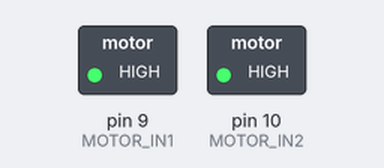
A sketch run on a simulated Arduino Uno, built with avr-gcc and run on an emulated ATmega328P. Parts: switched loads named in the sketch (green lamp = pin HIGH). What the sketch prints to the serial monitor is not drawn.

Above: at 0.1 s.
Timing chart, 0 to 1.6 s (numbered marks = the images above):
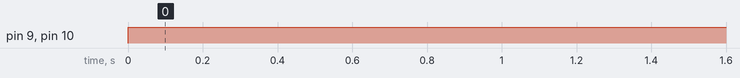

Measured:
- by itself, pin 9 (MOTOR_IN1), pin 10 (MOTOR_IN2): LOW → HIGH at 0.00 s

The sketch:

kill.ino
```cpp
#define MOTOR_IN1 9
#define MOTOR_IN2 10

void setup() {
  Serial.begin(9600);

  pinMode(MOTOR_IN1, OUTPUT);
  pinMode(MOTOR_IN2, OUTPUT);
}

void loop() {
  // put your main code here, to run repeatedly:
  digitalWrite(MOTOR_IN1, 1);   //straight forward
  digitalWrite(MOTOR_IN2, 1);   ////straight forward

  Serial.println("all is good, all is quiet");
  delay(2000);


}
```
